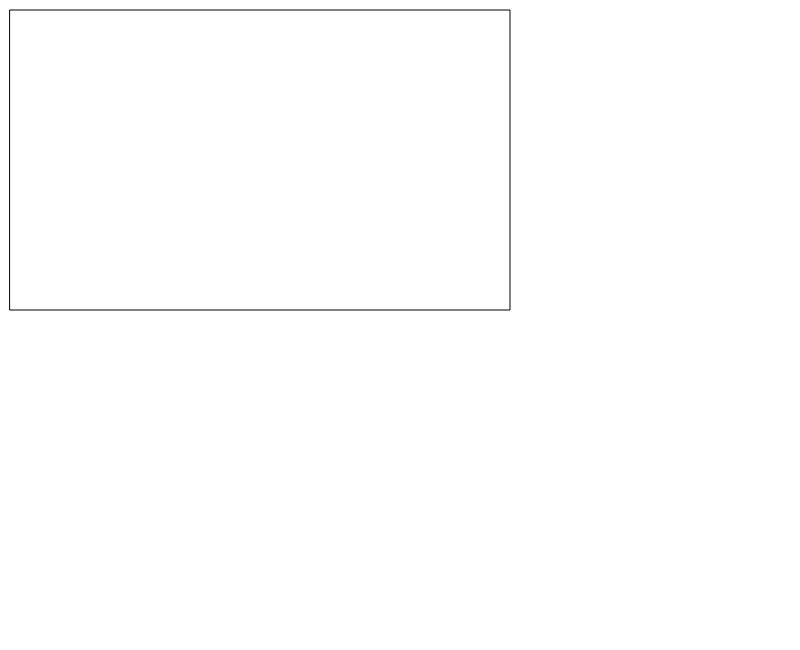
Frame 1 (no input)
Frame 60 (no input): identical to frame 1, image omitted
Frame 120 (the mouse pressed at the canvas centre since frame 60): identical to frame 1, image omitted

The p5.js sketch that drew this single still picture (run headless with seeded random() and noise() and a simulated clock; from frame 60 on, the mouse is pressed at the canvas centre):

// p5.js sketch
// ── sketch.js
let scaler = 50
let numa = 10
let numb = 6
let coefficient = 50
let numc
let gcd

function setup() {
  createCanvas(800, 650)
  rect(10, 10, viewNum(numa), viewNum(numb))
}

function draw() {}

function Euclid(num1, num2) {
  numc = num1 % num2
  if (numc === 0) {
    gcd = num2
  } else {
    Euclid(num2, numc)
  }
}

function viewNum(num) {
  return coefficient * num
}
